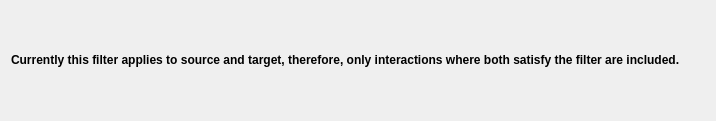
<?xml version="1.0" encoding="UTF-8"?>
<ui version="4.0">
 <class>FilterUnaryWarning</class>
 <widget class="QWidget" name="FilterUnaryWarning">
  <property name="geometry">
   <rect>
    <x>0</x>
    <y>0</y>
    <width>716</width>
    <height>121</height>
   </rect>
  </property>
  <property name="windowTitle">
   <string>Form</string>
  </property>
  <layout class="QVBoxLayout" name="verticalLayout">
   <item>
    <widget class="QLabel" name="uiWarningLabel">
     <property name="enabled">
      <bool>true</bool>
     </property>
     <property name="text">
      <string>&lt;html&gt;&lt;head/&gt;&lt;body&gt;&lt;p&gt;&lt;span style=&quot; font-weight:600;&quot;&gt;Currently this filter applies to source and target, therefore, only interactions where both satisfy the filter are included.&lt;/span&gt;&lt;/p&gt;&lt;/body&gt;&lt;/html&gt;</string>
     </property>
     <property name="wordWrap">
      <bool>true</bool>
     </property>
    </widget>
   </item>
  </layout>
 </widget>
 <resources/>
 <connections/>
</ui>
